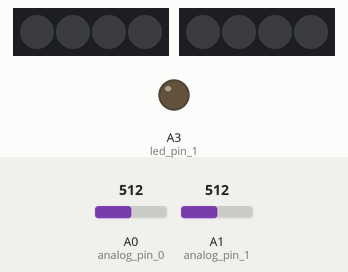
The sketch below on a simulated Arduino Uno, built with avr-gcc and run on an emulated ATmega328P. Shown: 2 × 4 RGB LEDs in strip order, left to right, output pins drawn as LEDs (lit = HIGH). The inputs (shaded band) are chosen by the test bench; at power-on: A0 (analog_pin_0) = 512, A1 (analog_pin_1) = 512. Dim RGB values are drawn brighter than linear; what the sketch prints to the serial monitor is not drawn.

Above: at 0.1 s.
At 1.2 s:
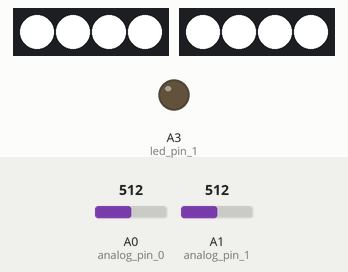
At 2.5 s:
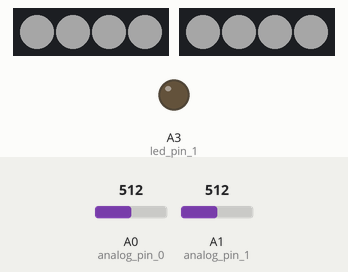
Timing chart, 0 to 4.2 s (numbered marks = the images above):
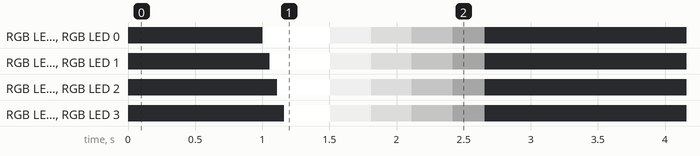

The sketch:

Physical_Therapy_Tool_code_-base_V2.ino
```cpp
/*
 * PHYSICAL THERAPY TOOL RESEARCH PROJECT
 * --------------------------------------
 * Code uses two pressure sensors to see how much
 * force is being used on a patient with PT scraping
 * tools.
 * ------------------------------------------
 * Written by: Casey Walker
 * BYU CS HCI Research 2019
 *
*/
#include <FastLED.h>
#define NUM_LEDS 4
#define DATA_PIN 5

#define NUM_LEDS_1 4
#define DATA_PIN_1 4

#define LED_TYPE WS2811
#define COLOR_ORDER GRB

// defines the array of leds being used.
CRGB leds[NUM_LEDS];
CRGB leds_1[NUM_LEDS_1];

const int analog_pin_0 = A0;
const int analog_pin_1 = A1;
const int led_pin_1 = A3;
int value1 = 0;
int value2 = 0;
int noise_reduction = 8;
int avg_value = 0;
int led_number = 0;
int iterate = 0;

int upper_threshold = 400;
int lower_threshold = 280;


void setup() {
  Serial.begin(9600);
  Serial.println("-------------------");
  Serial.println("BYU HCI PT RESEARCH");
  LEDS.addLeds<WS2811,DATA_PIN,RGB>(leds,NUM_LEDS);
  LEDS.addLeds<WS2811,DATA_PIN_1,RGB>(leds_1,NUM_LEDS_1);
  LEDS.setBrightness(255);
  pinMode(analog_pin_0, INPUT);
  pinMode(analog_pin_1, INPUT);
  pinMode(led_pin_1, OUTPUT);
  delay(1000);
  for(led_number = 0; led_number<NUM_LEDS;led_number=led_number+1){
        leds[led_number] = CRGB::White;
        FastLED.show();
        leds_1[led_number] = CRGB::White;
        FastLED.show();
        delay(50);
    }
    for(int brightness = 255; brightness >=0; brightness=brightness-1)
    {
      LEDS.setBrightness(brightness);
      FastLED.show();
      delay(5);
    }
    for(led_number = 4; led_number >= 0;led_number=led_number-1)
    {
        leds[led_number] = CRGB::Black;
        FastLED.show();
        leds_1[led_number] = CRGB::Black;
        FastLED.show();
        delay(50);
    }
    LEDS.setBrightness(255);
}

void loop() {
  // contantly check both of the values from the Force Sensor
  static uint8_t hue = 0;
  //}
  //leds[0] = CRGB::Blue;
  //FastLED.show();
  value1 = analogRead(analog_pin_0);
  value2 = analogRead(analog_pin_1);

  // --------STUBS------
  // Serial.print("SENSOR 1  ");
  // Serial.println(value1);
  //Serial.print("SENSOR 2  ");
  //Serial.println(value2);


  // average out the vlues accross the two sensors.
  avg_value = (value1+value2)/2;
  //Serial.println(avg_value);
  // doesnt print out values that are pretty small(noise)

  if (value1 >= upper_threshold)
  {
    Serial.println(avg_value);
    for(int i=0;i<=NUM_LEDS;i++)
    {
      leds[i] = CRGB::Green;
      leds_1[i] = CRGB::Green;
      FastLED.show();
    }
  }
  else if(avg_value > lower_threshold && avg_value < upper_threshold)
  {
    Serial.println(avg_value);
    for(int i =0;i<=NUM_LEDS;i++)
    {
      leds[i] = CRGB::Red;
      leds_1[i] = CRGB::Red;
      FastLED.show();
    }
  }
  else if (avg_value > noise_reduction && avg_value < lower_threshold)
  {
    Serial.println(avg_value);
    for(int i=0;i<=NUM_LEDS;i++)
    {
      leds[i] = CRGB::Yellow;
      leds_1[i] = CRGB::Yellow;
      FastLED.show();
    }
  }
  else
  {
    for(int i=0;i<=NUM_LEDS;i++)
    {
      leds[i] = CRGB::Black;
      leds_1[i] = CRGB::Black;
      FastLED.show();
    }
  }
  delay(50);

}
```
